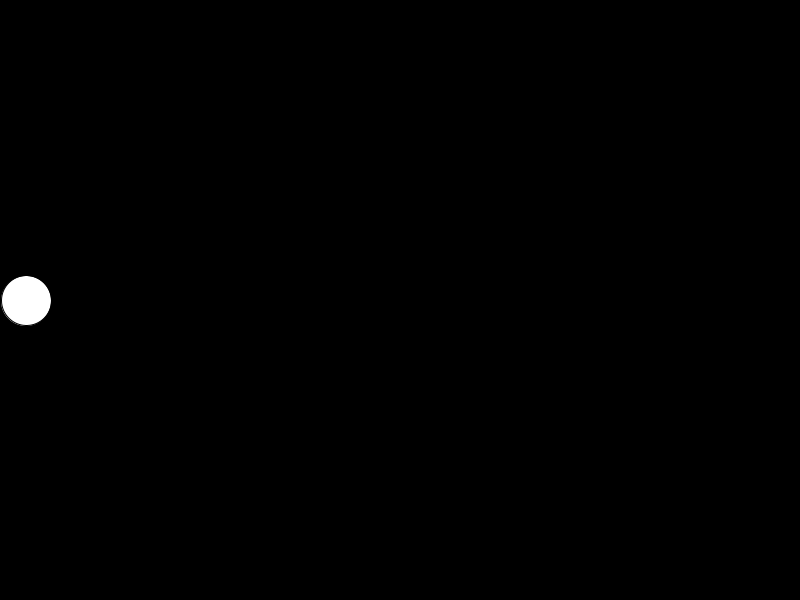
Frame 1 (no input)
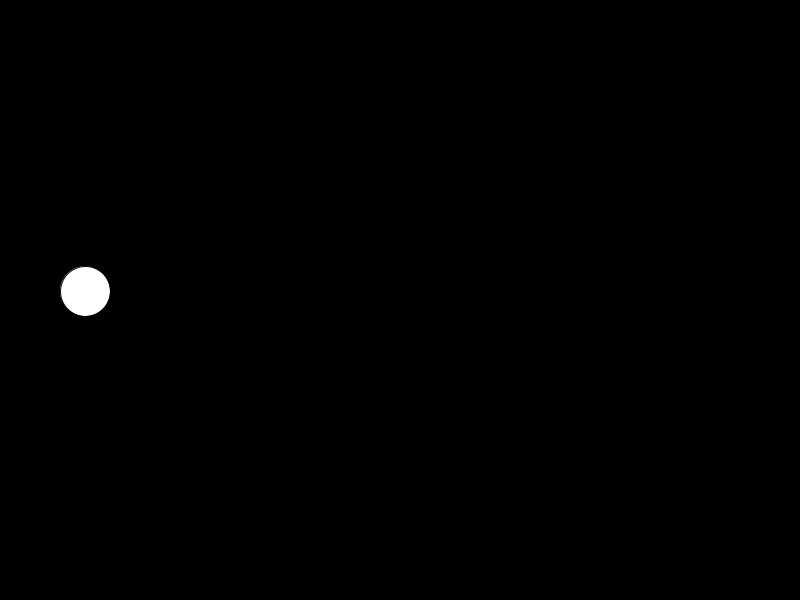
Frame 60 (the mouse pressed at the canvas centre just before this capture)
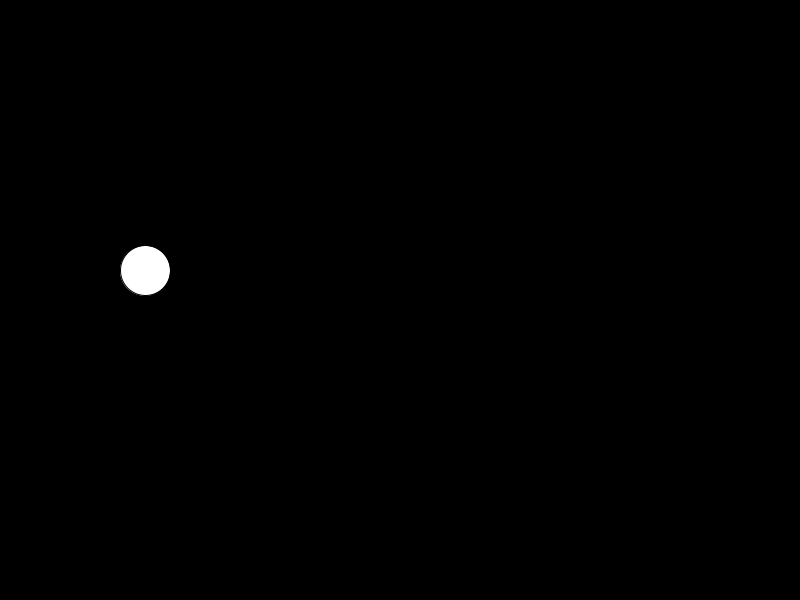
Frame 120 (the mouse held since frame 60 and released just before this capture)

The Processing sketch that drew these frames (run headless with seeded random() and noise(); from frame 60 on, the mouse is pressed at the canvas centre):

// Processing sketch: finalq11
// ── finalq11.pde
int size = 50; 
float xPos = size/2, yPos; 
int xDirection = 1; 
float theta; 
float ampl; 
float i;


void setup(){
size(800, 600); 

}
void draw(){
background(0); 

theta += .1;
i += 0.3;
xPos += xDirection; 
yPos = sin(theta); 
fill(255); 
if (xPos>width ||xPos<0){
xDirection=-xDirection;
}
ampl=map(xPos, 0, width, 0, height/2);
ellipse(xPos, sin(theta)*ampl+height/2, size, size); 

}
